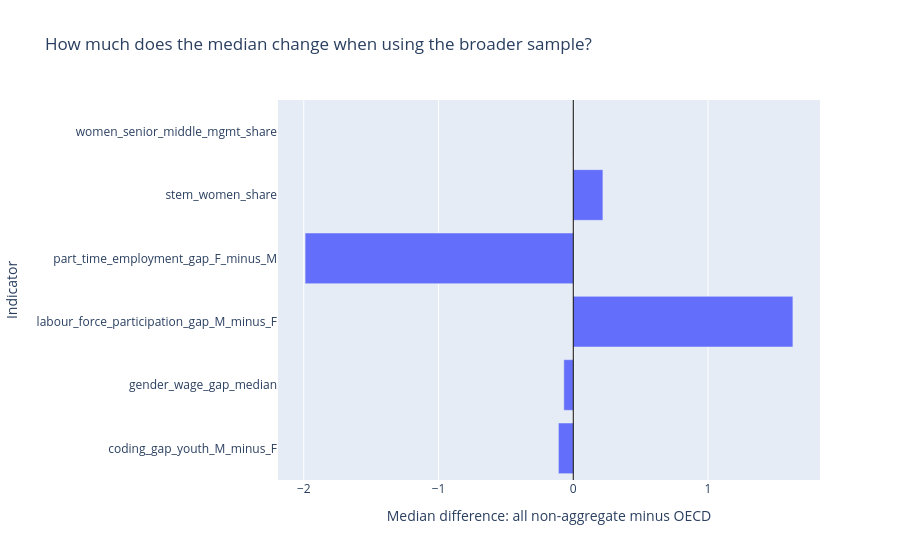

Notebook code cell kept with this figure:
### Code cell
fig = px.bar(
    median_diff,
    x="difference_all_minus_oecd",   
    y="variable",                    
    orientation="h",                
    labels={
        "variable": "Indicator",
        "difference_all_minus_oecd": "Median difference: all non-aggregate minus OECD",
    },
    title="How much does the median change when using the broader sample?",
)

fig.add_vline(
    x=0,
    line_width=1,
    line_color="black"
)

fig.update_layout(
    xaxis_title="Median difference: all non-aggregate minus OECD",
    yaxis_title="Indicator",
)

fig.show()

### Figure 1 — Plotly figure (JSON) as saved in the notebook; plotly's stock layout.template omitted (floating-point values rounded to 4 significant figures)
{"data": [{"hovertemplate": "Median difference: all non-aggregate minus OECD=%{x}<br>Indicator=%{y}<extra></extra>", "legendgroup": "", "marker": {"color": "#636efa", "pattern": {"shape": ""}}, "name": "", "orientation": "h", "showlegend": false, "textposition": "auto", "type": "bar", "x": [-0.11, -0.07, 1.63, -1.99, 0.22, 0.0], "xaxis": "x", "y": ["coding_gap_youth_M_minus_F", "gender_wage_gap_median", "labour_force_participation_gap_M_minus_F", "part_time_employment_gap_F_minus_M", "stem_women_share", "women_senior_middle_mgmt_share"], "yaxis": "y"}], "layout": {"barmode": "relative", "legend": {"tracegroupgap": 0}, "shapes": [{"line": {"color": "black", "width": 1}, "type": "line", "x0": 0, "x1": 0, "xref": "x", "y0": 0, "y1": 1, "yref": "y domain"}], "title": {"text": "How much does the median change when using the broader sample?"}, "xaxis": {"anchor": "y", "domain": [0, 1], "title": {"text": "Median difference: all non-aggregate minus OECD"}}, "yaxis": {"anchor": "x", "domain": [0, 1], "title": {"text": "Indicator"}}}}
